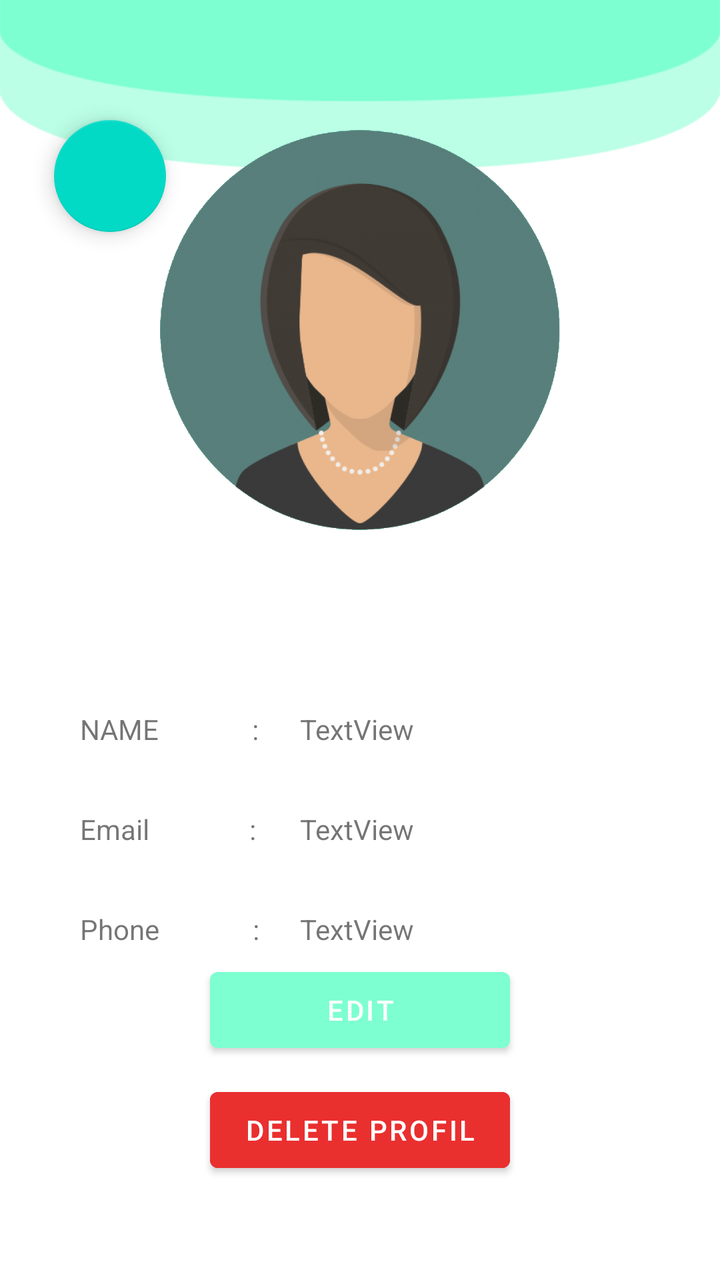
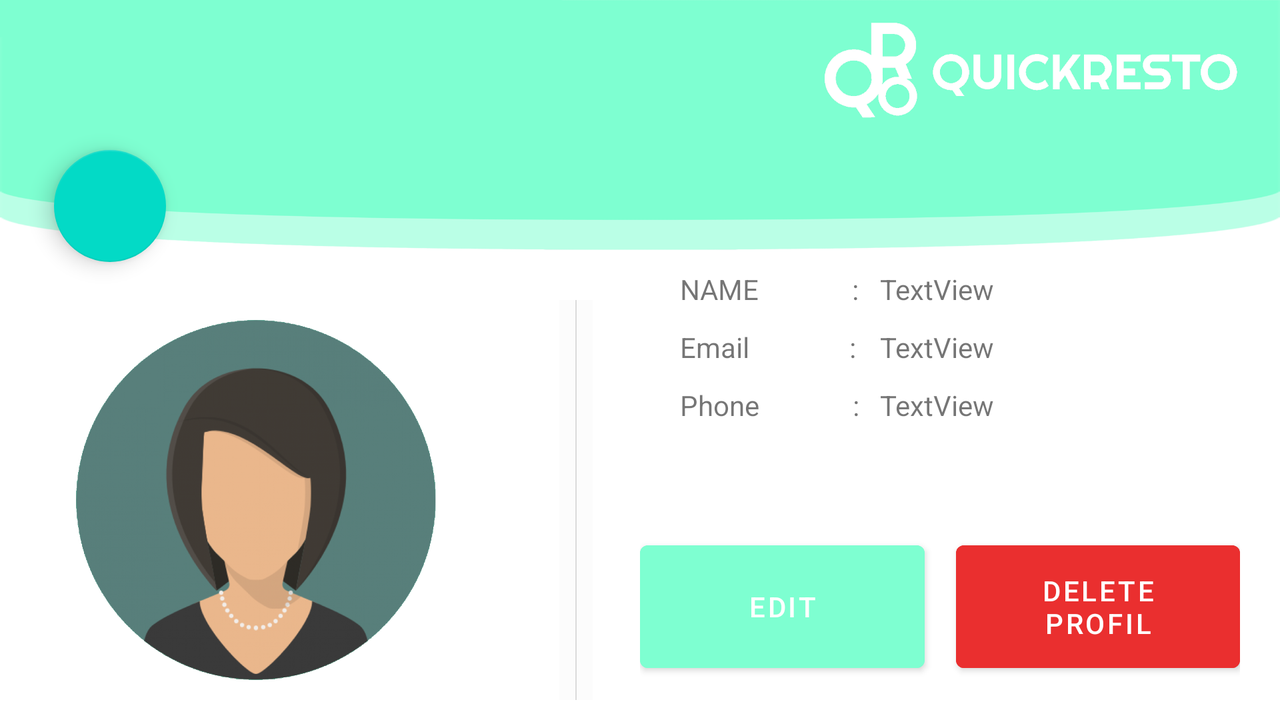

Two renders of one Android screen. The first uses the default layout on a phone; the second uses the alternative layout the repository ships for a different screen configuration, on a matching device. The two XML files are below.
<!-- AndroidManifest.xml: application theme AppTheme -->
<!-- res/layout/activity_profile.xml -->
<?xml version="1.0" encoding="utf-8"?>
<RelativeLayout
    xmlns:android="http://schemas.android.com/apk/res/android"
    xmlns:app="http://schemas.android.com/apk/res-auto"
    xmlns:tools="http://schemas.android.com/tools"
    android:layout_width="match_parent"
    android:layout_height="match_parent"
    tools:context=".Profile">


    <ImageView
        android:id="@+id/imageView2"
        android:layout_width="match_parent"
        android:layout_height="match_parent"
        android:layout_centerHorizontal="true"
        android:layout_marginTop="-330dp"
        app:srcCompat="@drawable/headline_large" />

    <androidx.constraintlayout.widget.ConstraintLayout
        android:layout_width="match_parent"
        android:layout_height="match_parent">

        <com.google.android.material.floatingactionbutton.FloatingActionButton
            android:id="@+id/floating_back_mr"
            android:layout_width="wrap_content"
            android:layout_height="wrap_content"
            android:layout_marginTop="60dp"
            android:layout_marginStart="27dp"
            android:src="@drawable/ic_baseline_arrow_back_24"
            app:layout_constraintTop_toTopOf="parent"
            app:layout_constraintStart_toStartOf="parent"/>
    </androidx.constraintlayout.widget.ConstraintLayout>

    <TextView
        android:id="@+id/nametext"
        android:layout_width="wrap_content"
        android:layout_height="wrap_content"
        android:layout_marginTop="355dp"
        android:layout_marginLeft="40dp"
        android:text="NAME              :" />

    <TextView
        android:id="@+id/addresstext"
        android:layout_width="wrap_content"
        android:layout_height="wrap_content"
        android:layout_marginTop="405dp"
        android:layout_marginLeft="40dp"
        android:text="Email               :" />

    <TextView
        android:id="@+id/phonetext"
        android:layout_width="wrap_content"
        android:layout_height="wrap_content"
        android:layout_marginTop="455dp"
        android:layout_marginLeft="40dp"
        android:text="Phone              :" />

    <TextView
        android:id="@+id/UserName"
        android:layout_width="wrap_content"
        android:layout_height="wrap_content"
        android:layout_marginLeft="150dp"
        android:layout_marginTop="355dp"
        android:text="TextView" />

    <TextView
        android:id="@+id/UserEmail"
        android:layout_width="wrap_content"
        android:layout_height="wrap_content"
        android:layout_marginLeft="150dp"
        android:layout_marginTop="405dp"
        android:text="TextView" />

    <TextView
        android:id="@+id/UserPhone"
        android:layout_width="wrap_content"
        android:layout_height="wrap_content"
        android:layout_marginTop="455dp"
        android:layout_marginLeft="150dp"
        android:text="TextView" />

    <Button
        android:id="@+id/editprofile"
        android:layout_width="150dp"
        android:layout_height="50dp"
        android:layout_alignParentBottom="true"
        android:layout_centerHorizontal="true"
        android:layout_marginBottom="110dp"
        android:backgroundTint="#7EFFD1"
        android:text="Edit" />

    <Button
        android:id="@+id/deleteprofile"
        android:layout_width="150dp"
        android:layout_height="50dp"
        android:layout_alignParentBottom="true"
        android:layout_centerHorizontal="true"
        android:layout_marginBottom="50dp"
        android:backgroundTint="#EA2F2F"
        android:text="Delete Profil" />

    <ImageView
        android:id="@+id/profil"
        android:layout_width="200dp"
        android:layout_height="200dp"
        android:layout_centerHorizontal="true"
        android:layout_marginTop="65dp"
        android:background="@drawable/profilbtn"
        app:srcCompat="@drawable/user_large" />

</RelativeLayout>
<!-- resources referenced by this layout -->
<resources>
  <!-- drawable headline_large: png bitmap (drawable, 17361 bytes) -->
  <!-- drawable profilbtn (drawable) -->
  <?xml version="1.0" encoding="utf-8"?>
  <selector xmlns:android="http://schemas.android.com/apk/res/android" >
      <item >
          <shape android:shape="rectangle">
              <corners android:radius="200dip" />
          </shape>
      </item>
  </selector>
  <!-- drawable user_large: png bitmap (drawable, 304904 bytes) -->
  <style name="AppTheme" parent="Theme.MaterialComponents.Light.NoActionBar">
          
          <item name="colorPrimary">@color/colorPrimary</item>
          <item name="colorPrimaryDark">@color/colorPrimaryDark</item>
          <item name="colorAccent">@color/colorAccent</item>
      </style>
  <color name="colorPrimary">#2DD881</color>
  <color name="colorPrimaryDark">#1C0B19</color>
  <color name="colorAccent">#03DAC5</color>
</resources>
<!-- res/layout-land/activity_profile.xml (the repository's variant of the layout above) -->
<!-- drawn on the phone turned sideways -->
<?xml version="1.0" encoding="utf-8"?>
<RelativeLayout
    xmlns:android="http://schemas.android.com/apk/res/android"
    xmlns:app="http://schemas.android.com/apk/res-auto"
    android:layout_width="match_parent"
    android:layout_height="match_parent">

    <LinearLayout
        android:layout_width="match_parent"
        android:layout_height="match_parent">
        <ImageView
            android:id="@+id/imageView2"
            android:layout_width="match_parent"
            android:layout_height="match_parent"
            android:scaleType="fitXY"
            android:paddingBottom="50dp"
            app:srcCompat="@drawable/headline_large" />
    </LinearLayout>

    <ImageView
        android:id="@+id/logo"
        android:layout_width="250dp"
        android:layout_height="70dp"
        android:padding="10dp"
        android:layout_alignParentRight="true"
        android:src="@drawable/logo" />

    <androidx.constraintlayout.widget.ConstraintLayout
        android:layout_width="match_parent"
        android:layout_height="match_parent">

        <com.google.android.material.floatingactionbutton.FloatingActionButton
            android:id="@+id/floating_back_mr"
            android:layout_width="wrap_content"
            android:layout_height="wrap_content"
            android:layout_marginTop="75dp"
            android:layout_marginStart="27dp"
            android:src="@drawable/ic_baseline_arrow_back_24"
            app:layout_constraintTop_toTopOf="parent"
            app:layout_constraintStart_toStartOf="parent"/>
    </androidx.constraintlayout.widget.ConstraintLayout>

    <LinearLayout
        android:layout_width="match_parent"
        android:layout_height="match_parent"
        android:orientation="horizontal">
        <LinearLayout
            android:layout_marginTop="140dp"
            android:layout_weight="1.2"
            android:layout_width="match_parent"
            android:layout_height="match_parent">
            <ImageView
                android:id="@+id/profil"
                android:padding="20dp"
                android:layout_width="match_parent"
                android:layout_height="match_parent"
                android:background="@drawable/profilbtn"
                app:srcCompat="@drawable/user_large" />
        </LinearLayout>
        <LinearLayout
            android:layout_weight="1.8"
            android:layout_width="match_parent"
            android:layout_height="match_parent"
            android:layout_marginTop="140dp">
            <ImageView
                android:layout_width="match_parent"
                android:layout_height="match_parent"
                app:srcCompat="@drawable/line_ver"
                android:padding="10dp">
            </ImageView>
        </LinearLayout>
        <LinearLayout
            android:layout_marginTop="110dp"
            android:layout_weight="1"
            android:layout_width="match_parent"
            android:layout_height="match_parent"
            android:orientation="vertical">

            <LinearLayout
                android:layout_weight="1"
                android:layout_width="match_parent"
                android:layout_height="match_parent"
                android:orientation="horizontal"
                android:paddingTop="25dp"
                android:paddingLeft="20dp">
                <LinearLayout
                    android:layout_weight="2"
                    android:orientation="vertical"
                    android:layout_width="match_parent"
                    android:layout_height="match_parent">
                    <TextView
                        android:id="@+id/nametext"
                        android:layout_width="wrap_content"
                        android:layout_height="wrap_content"
                        android:text="NAME              :" />

                    <TextView
                        android:layout_marginTop="10dp"
                        android:id="@+id/addresstext"
                        android:layout_width="wrap_content"
                        android:layout_height="wrap_content"
                        android:text="Email               :" />

                    <TextView
                        android:layout_marginTop="10dp"
                        android:id="@+id/phonetext"
                        android:layout_width="wrap_content"
                        android:layout_height="wrap_content"
                        android:text="Phone              :" />
                </LinearLayout>

                <LinearLayout
                    android:layout_weight="1"
                    android:orientation="vertical"
                    android:layout_width="match_parent"
                    android:layout_height="match_parent">
                    <TextView
                        android:id="@+id/UserName"
                        android:layout_width="wrap_content"
                        android:layout_height="wrap_content"
                        android:text="TextView" />

                    <TextView
                        android:layout_marginTop="10dp"
                        android:id="@+id/UserEmail"
                        android:layout_width="wrap_content"
                        android:layout_height="wrap_content"
                        android:text="TextView" />

                    <TextView
                        android:layout_marginTop="10dp"
                        android:id="@+id/UserPhone"
                        android:layout_width="wrap_content"
                        android:layout_height="wrap_content"
                        android:text="TextView" />
                </LinearLayout>
            </LinearLayout>
            <LinearLayout
                android:layout_weight="1.2"
                android:layout_width="match_parent"
                android:layout_height="match_parent"
                android:orientation="horizontal"
                android:paddingTop="20dp"
                android:paddingBottom="20dp"
                android:paddingRight="20dp">
                <Button
                    android:layout_weight="1"
                    android:id="@+id/editprofile"
                    android:layout_width="match_parent"
                    android:layout_height="match_parent"
                    android:backgroundTint="#7EFFD1"
                    android:text="Edit"/>
                <LinearLayout
                    android:layout_weight="1.8"
                    android:layout_width="match_parent"
                    android:layout_height="match_parent">
                </LinearLayout>
                <Button
                    android:layout_weight="1"
                    android:id="@+id/deleteprofile"
                    android:layout_width="match_parent"
                    android:layout_height="match_parent"
                    android:backgroundTint="#EA2F2F"
                    android:text="Delete Profil" />
            </LinearLayout>
        </LinearLayout>
    </LinearLayout>
</RelativeLayout>
<!-- resources referenced by the variant -->
<!-- as the phone turned sideways resolves them -->
<resources>
  <!-- drawable headline_large: png bitmap (drawable, 17361 bytes) -->
  <!-- drawable line_ver: png bitmap (drawable-v24, 1219 bytes) -->
  <!-- drawable logo: png bitmap (drawable-v24, 13087 bytes) -->
  <!-- drawable profilbtn (drawable) -->
  <?xml version="1.0" encoding="utf-8"?>
  <selector xmlns:android="http://schemas.android.com/apk/res/android" >
      <item >
          <shape android:shape="rectangle">
              <corners android:radius="200dip" />
          </shape>
      </item>
  </selector>
  <!-- drawable user_large: png bitmap (drawable, 304904 bytes) -->
  <style name="AppTheme" parent="Theme.MaterialComponents.Light.NoActionBar">
          
          <item name="colorPrimary">@color/colorPrimary</item>
          <item name="colorPrimaryDark">@color/colorPrimaryDark</item>
          <item name="colorAccent">@color/colorAccent</item>
      </style>
  <color name="colorPrimary">#2DD881</color>
  <color name="colorPrimaryDark">#1C0B19</color>
  <color name="colorAccent">#03DAC5</color>
</resources>
